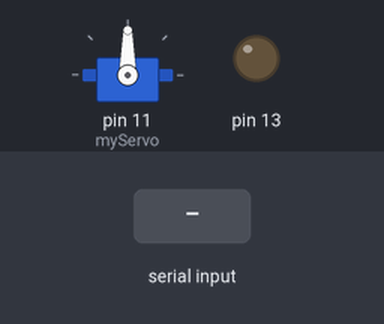
Bench run of a sketch on a simulated Arduino Uno, built with avr-gcc and run on an emulated ATmega328P. On the bench: servo, output pins drawn as LEDs (lit = HIGH). The test bench sets the inputs (shaded band).

Above: at 1.2 s.
1.3 s: "0" received over the second serial link
At 2.4 s:
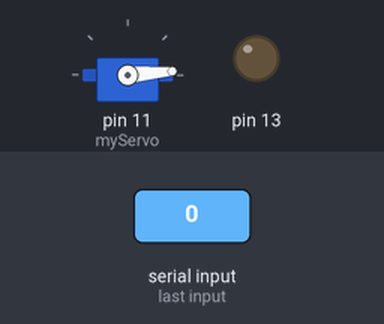
3.3 s: "1" received over the second serial link
At 5.0 s:
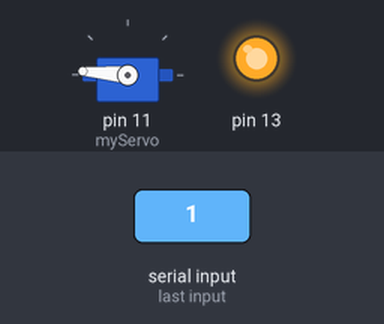
5.3 s: "2" received over the second serial link
At 6.8 s:
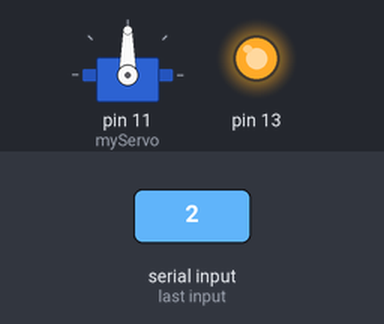
Timing chart, 0 to 8.3 s (numbered marks = the images above; inputs shaded):
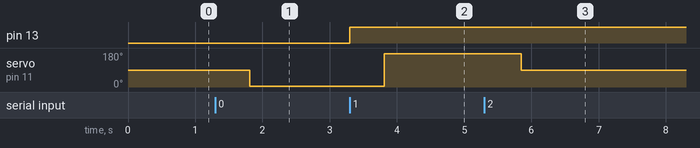

The sketch:

proyecto17_bluethoot_con_servo.ino
```cpp
 #include <SoftwareSerial.h>
 #include <Servo.h>
 Servo myServo;
char rec;
SoftwareSerial blue(2,3);//tx, rx
void setup(){
  myServo.attach(11);
  myServo.write(90);
  pinMode(13,OUTPUT);
  blue.begin(9600);
  blue.println("Conectado");
}
void loop() {
  if(blue.available()){
    rec=blue.read();
    switch(rec){
      case '0':
        digitalWrite(13,LOW);
        delay(500);
        blue.println("Led off");
        myServo.write(5);
        delay(500);
        break;
      case '1':
        digitalWrite(13,HIGH);
        delay(500);
        blue.println("Led on");
        myServo.write(175);
        delay(500);
        break;
      default:
        delay(500);
        blue.print(rec);
        blue.println(" no es una orden valida. Introduzca 0 o 1");
        myServo.write(90);
        delay(500);
    }
  }
}
```

Measured:
- after the input at 1.3 s, servo on pin 11 (myServo): 90° → 5° after 0.51 s
- after the input at 3.3 s, pin 13: LOW → HIGH at once; servo on pin 11 (myServo): 5° → 175° after 0.51 s
- after the input at 5.3 s, servo on pin 11 (myServo): 175° → 90° after 0.55 s
